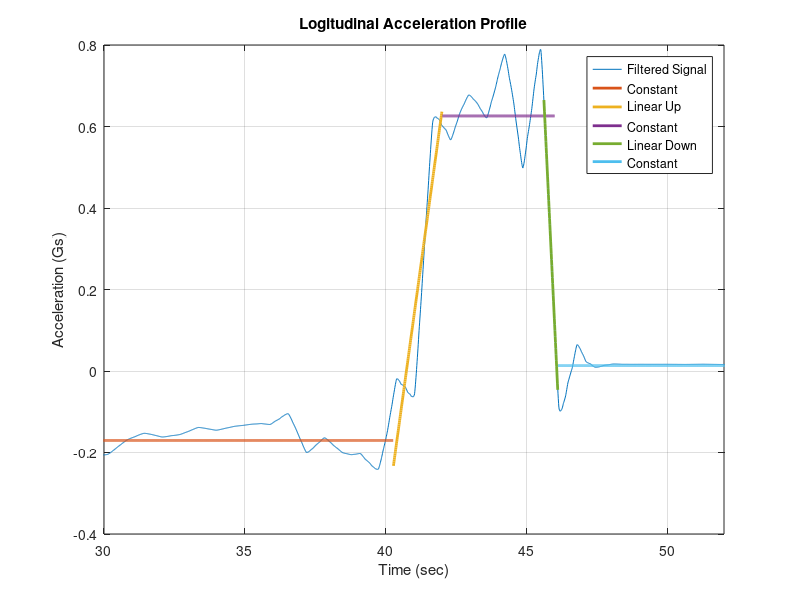

The MATLAB script that drew this image:
%% Fitting Code
clear all;clc; close all
load('ApproxCoif2L6.mat'); 
load('SGT.mat');
Time = SplitGravelTime;
Time = Time(1:numel(Time)/2);
Signal =  ApproxCoif2L6(6,:)*-1;
Signal = Signal(1:numel(Signal)/2);
plot(Time,Signal); hold on
Constant = [22.57,40.26];
Linear = [40.26, 41.52];
Constant2 = [41.52, 45.62];
LinearDown = [45.62 47.85];
Stopped = [47.85 55.06];

idx1 =find(Time > 22.57 & Time <40.26);
idx2 =find(Time > 40.26 & Time <42);
idx3 =find(Time > 42 & Time <46);
idx4 =find(Time > 45.6 & Time <46.1);
idx5 =find(Time > 46.1 & Time <55.06);
T1 = Time(idx1); S1 = Signal(idx1);
T2 = Time(idx2); S2 = Signal(idx2);
T3 = Time(idx3); S3 = Signal(idx3);
T4 = Time(idx4); S4 = Signal(idx4);
T5 = Time(idx5); S5 = Signal(idx5);


[p, S] = polyfit(T1,S1',0);
[s1_fit] = polyval(p,T1,S);
plot(T1,s1_fit,'linewidth',2); hold on;

[p, S] = polyfit(T2,S2',1);
[s2_fit] = polyval(p,T2,S);
plot(T2,s2_fit,'linewidth',2); hold on;

[p, S] = polyfit(T3,S3',0);
[s3_fit] = polyval(p,T3,S);
plot(T3,s3_fit,'linewidth',2); hold on;

[p, S] = polyfit(T4,S4',1);
[s4_fit] = polyval(p,T4,S);
plot(T4,s4_fit,'linewidth',2); hold on;

[p, S] = polyfit(T5,S5',0);
[s5_fit] = polyval(p,T5,S);
plot(T5,s5_fit,'linewidth',2); hold on; 

xlim([30 52]); grid on;
xlabel('Time (sec)'); ylabel('Acceleration (Gs)');

legend('Filtered Signal','Constant','Linear Up',...
'Constant','Linear Down','Constant','location','best');
title('Logitudinal Acceleration Profile');
